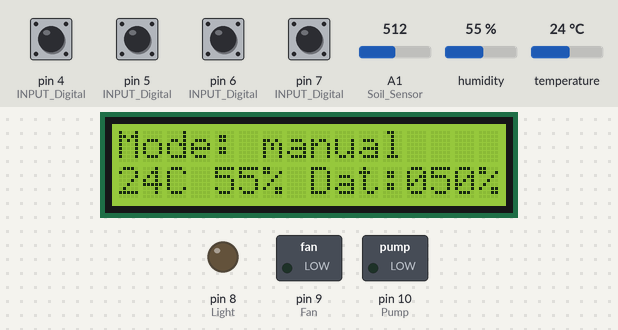
This program was run on a simulated Arduino Uno, built with avr-gcc and run on an emulated ATmega328P. Parts: 16×2 character LCD, switched loads named in the program (green lamp = pin HIGH), output pins drawn as LEDs (lit = HIGH). Inputs (shaded band) come from the test bench; at power-on: pin 4 (INPUT_Digital), pin 5 (INPUT_Digital), pin 6 (INPUT_Digital), pin 7 (INPUT_Digital) HIGH, temperature 24 °C, A1 (Soil_Sensor) = 512, humidity 55 %. What the program prints to the serial monitor is not drawn.

Above: at 1.2 s.
1.3 s: pin 7 (INPUT_Digital) pulled LOW for 0.15 s
At 3.0 s:
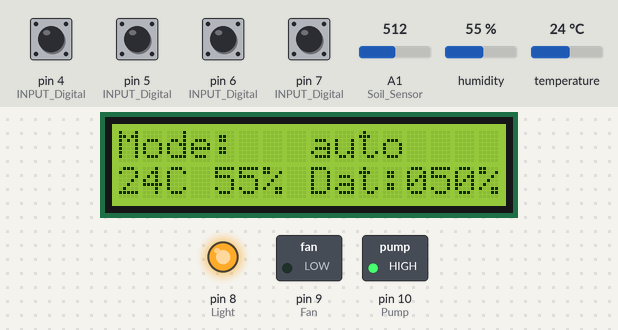
3.3 s: temperature set to 33 °C
At 6.2 s:
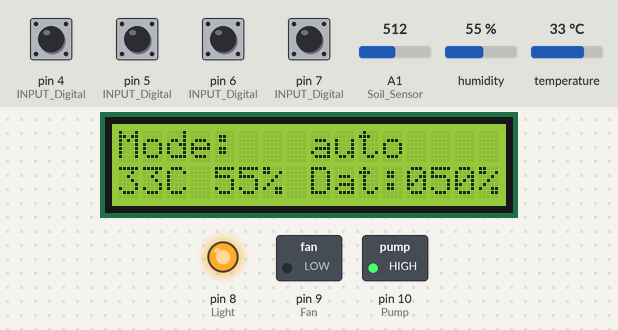
6.5 s: temperature set to 36 °C
At 9.3 s:
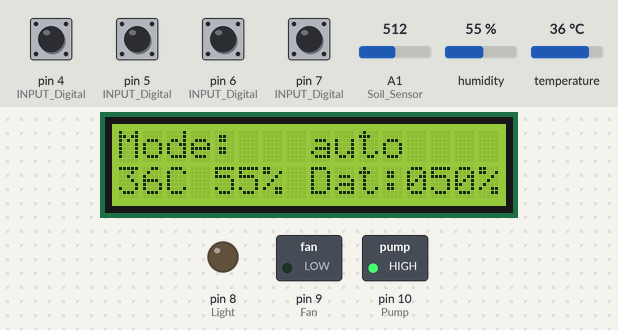
9.6 s: A1 (Soil_Sensor) set to 325
At 10.5 s:
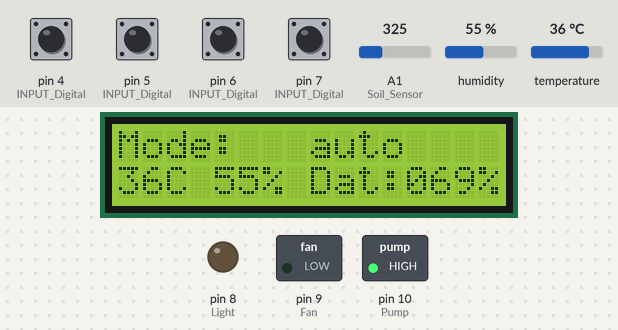
11.6 s: A1 (Soil_Sensor) set to 299
At 12.9 s:
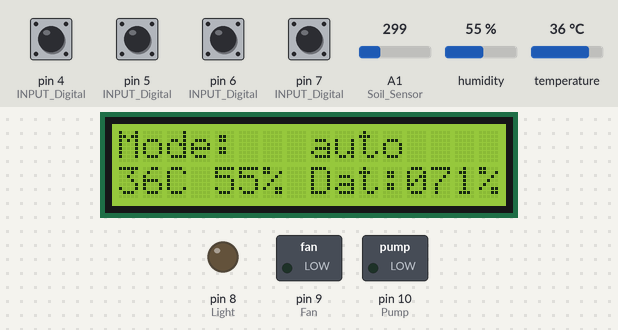
13.6 s: temperature set to 31 °C
At 16.1 s:
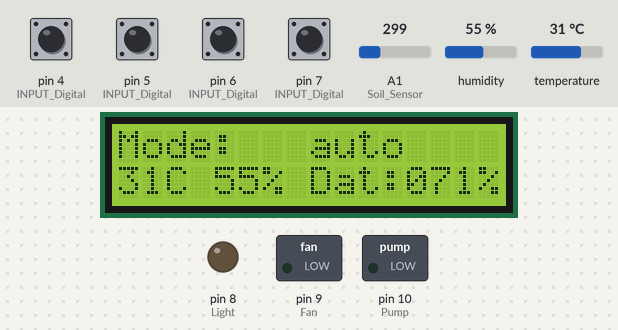
16.6 s: temperature set to 28 °C
Timing chart, 0 to 19.6 s (numbered marks = the images above; inputs shaded):
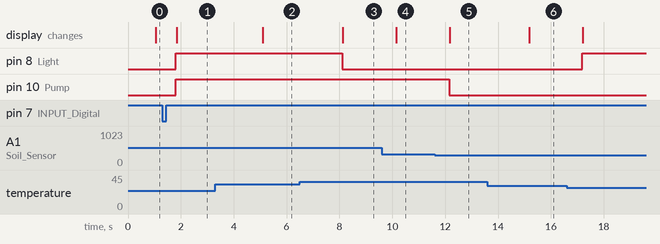

Measured:
- the behaviour switches between 34 and 35 °C on temperature (found by bisection; images 2 and 3)
- the behaviour switches between 318 and 317 on A1 (Soil_Sensor) (found by bisection; images 4 and 5)
- after the input at 1.3 s, pin 8 (Light), pin 10 (Pump): LOW → HIGH after 0.51 s; the display: changes after 0.55 s (image 1)
- after the input at 3.3 s, the display: changes after 1.8 s (image 2)
- after the input at 6.5 s, pin 8 (Light): HIGH → LOW after 1.6 s; the display: changes after 1.6 s (image 3)
- after the input at 9.6 s, the display: changes after 0.54 s (image 4)
- after the input at 11.6 s, pin 10 (Pump): HIGH → LOW after 0.55 s; the display: changes after 0.57 s (image 5)
- after the input at 13.6 s, the display: changes after 1.6 s (image 6)
- after the input at 16.6 s, pin 8 (Light): LOW → HIGH after 0.59 s

The program:

main.cpp
```cpp
#include <Arduino.h>
#include "DHT.h"
#include "Adafruit_Sensor.h"
#include "DHT_U.h"
#include "Wire.h"
#include "LiquidCrystal_I2C.h"

#pragma region Định nghĩa từ khóa
#define DHTTYPE DHT11

#define Soil_Sensor A1
#define DHTPIN 2

#define Button_mode 4
#define Button_light 5
#define Button_fan 6
#define Button_pump 7

#define Light 8
#define Fan 9
#define Pump 10

#pragma endregion

#pragma region Khởi tạo
// Khởi tạo màn hình LCD 16x2 và giao tiếp i2c ở địa chỉ 0x3F
LiquidCrystal_I2C lcd(0x27, 16, 2);

// Khởi tạo cảm biến DHT
DHT dht(DHTPIN, DHTTYPE);

const byte INPUT_Digital[] = {Button_mode, Button_light, Button_fan, Button_pump};
const byte OUTPUT_PIN[] = {Light, Fan, Pump};

unsigned long time_Reconnect = 0, time_sensor = 0, time_button = 0;

// Khởi tạo biến lưu trữ nhiệt độ, độ ẩm ngoài trời
float hum = 0, temp = 0;

// Khởi tạo biến lưu độ ẩm đất và % độ ẩm đất
int value = 0, soil_moisture = 0;

// Lưu trạng thái đầu ra: đèn, quạt, máy bơm, mode
// 0 - bật
// 1 - tắt
// Với mode: 0 - manual; 1 - auto
byte state[] = {0, 0, 0, 0};

// Biến tạm đánh dấu sự thay đổi
byte p = 1, q = 1;
float v_hum = 0, v_temp = 0;
int v_soil_moisture = 0;

#pragma endregion

#pragma region Nguyên mẫu các hàm
// Đọc dữ liệu từ cảm biến
void ReadSensor();

// Đọc dữ liệu từ các nút
void ReadButton();

// Xử lý dữ liệu đã nhận
void Process();

// Hiển thị lên màn hình LCD
void Display();

// Đặt vị trí và in ra LCD giá trị val
// val: giá trị cần in
// cursor: vị trí đầu tiên
// n: số chữ số
void Set_Cursor(int val, byte cursor, byte n);

#pragma endregion

void setup()
{
  // put your setup code here, to run once:
  for (byte i = 0; i < 4; i++)
  {
    pinMode(INPUT_Digital[i], INPUT_PULLUP);
  }

  for (byte k = 0; k < 3; k++)
  {
    pinMode(OUTPUT_PIN[k], OUTPUT);
    digitalWrite(OUTPUT_PIN[k], state[k]);
  }

  // Thiết lập tốc độ baud rate cho serial monitor
  Serial.begin(115200);

  // Khởi tạo LCD
  lcd.init();
  lcd.backlight();

  // Bắt đầu thuật toán giải mã dữ liệu từ cảm biến dth
  dht.begin();
}

void loop()
{
  // put your main code here, to run repeatedly:
  ReadSensor();

  ReadButton();

  Process();

  Display();
}

void ReadSensor()
{
  // Đợi một khoảng thời gian giữa các lần đọc dữ liệu
  if ((unsigned long)(millis() - time_sensor) > 1000)
  {
    time_sensor = millis();

    // Đọc dữ liệu từ cảm biến nhiệt độ độ ẩm DHT11
    hum = dht.readHumidity();
    temp = dht.readTemperature();

    // Nếu nhiệt độ hoặc độ ẩm là nan (Not a number)
    if (isnan(hum) || isnan(temp))
    {
      Serial.println(F("Đọc dữ liệu từ cảm biến thất bại!"));
      return;
    }

    // Đọc dữ liệu từ cảm biến độ ẩm đất
    value = analogRead(Soil_Sensor); // Ta sẽ đọc giá trị hiệu điện thế của cảm biến
    soil_moisture = map(value, 0, 1023, 100, 0);

    // Khi đọc xong dữ liệu từ cảm biến, set q = 1 nếu có sự thay đổi thông số
    if (hum != v_hum || temp != v_temp || soil_moisture != v_soil_moisture)
    {
      v_hum = hum;
      v_temp = temp;
      v_soil_moisture = soil_moisture;
      q = 1;
    }
  }
}

void ReadButton()
{
  // Đọc lần lượt trạng thái 4 nút bấm
  // Chuyển trạng thái biến lưu state nếu có sự thay đổi về nút bấm
  // sau đó sẽ delay tạm thời 500ms để chống dội
  for (int i = 0; i < 4; i++)
  {
    if (digitalRead(INPUT_Digital[i]) == LOW)
    {
      if (i == 3)
      {
        p = 1;
      }
      Serial.println("Đã nhấn ...");
      state[i] = !state[i];
      delay(500);
    }
  }
}

void Process()
{
  if (state[3] == 0)
  {
    for (byte i = 0; i < 3; i++)
      digitalWrite(OUTPUT_PIN[i], state[i]);
  }
  else
  {
    // Nếu nhiệt độ dưới 30 độ C, bật đèn đến khi nhiệt độ lên trên 35 độ thì tắt
    if (temp < 30)
    {
      digitalWrite(Light, HIGH);
    }
    else if (temp >= 35)
    {
      digitalWrite(Light, LOW);
    }

    // Nếu nhiệt độ trên 40 độ C, bật quạt đến khi nhiệt độ dưới 35 độ thì tắt
    if (temp > 40)
    {
      digitalWrite(Fan, HIGH);
    }
    else if (temp <= 35)
    {
      digitalWrite(Fan, LOW);
    }

    // Nếu độ ẩm đất dưới 60%, bơm nước đến khi độ ẩm lên trên 75% thì tắt
    if (soil_moisture < 60)
      digitalWrite(Pump, HIGH);
    else if (soil_moisture >= 70)
      digitalWrite(Pump, LOW);
  }
}

void Display()
{
  if (p == 1)
  {
    lcd.setCursor(0, 0);
    if (state[3] == 0)
      lcd.print("Mode: manual");
    else
      lcd.print("Mode:   auto");
    p = 0;
  }
  if (q == 1)
  {
    Set_Cursor(int(temp), 0, 2);
    lcd.setCursor(2, 1);
    lcd.print("C");

    Set_Cursor(int(hum), 4, 2);
    lcd.setCursor(6, 1);
    lcd.print("%");
    lcd.setCursor(8, 1);

    lcd.print("Dat:");
    Set_Cursor(int(soil_moisture), 12, 3);
    lcd.setCursor(15, 1);
    lcd.print("%");
  }
}

void Set_Cursor(int val, byte cursor, byte n)
{
  if (n == 2)
  {
    if (val < 10)
    {
      lcd.setCursor(cursor, 1);
      lcd.print("0");
      lcd.setCursor(cursor + 1, 1);
      lcd.print(val);
    }
    else if (val >= 10)
    {
      lcd.setCursor(cursor, 1);
      lcd.print(val);
    }
  }
  else if (n == 3)
  {
    if (val < 10)
    {
      lcd.setCursor(cursor, 1);
      lcd.print("00");
      lcd.setCursor(cursor + 2, 1);
      lcd.print(val);
    }
    else if (val >= 10 && val < 100)
    {
      lcd.setCursor(cursor, 1);
      lcd.print("0");
      lcd.setCursor(cursor + 1, 1);
      lcd.print(val);
    }
    else
    {
      lcd.setCursor(cursor, 1);
      lcd.print(val);
    }
  }
}
```
